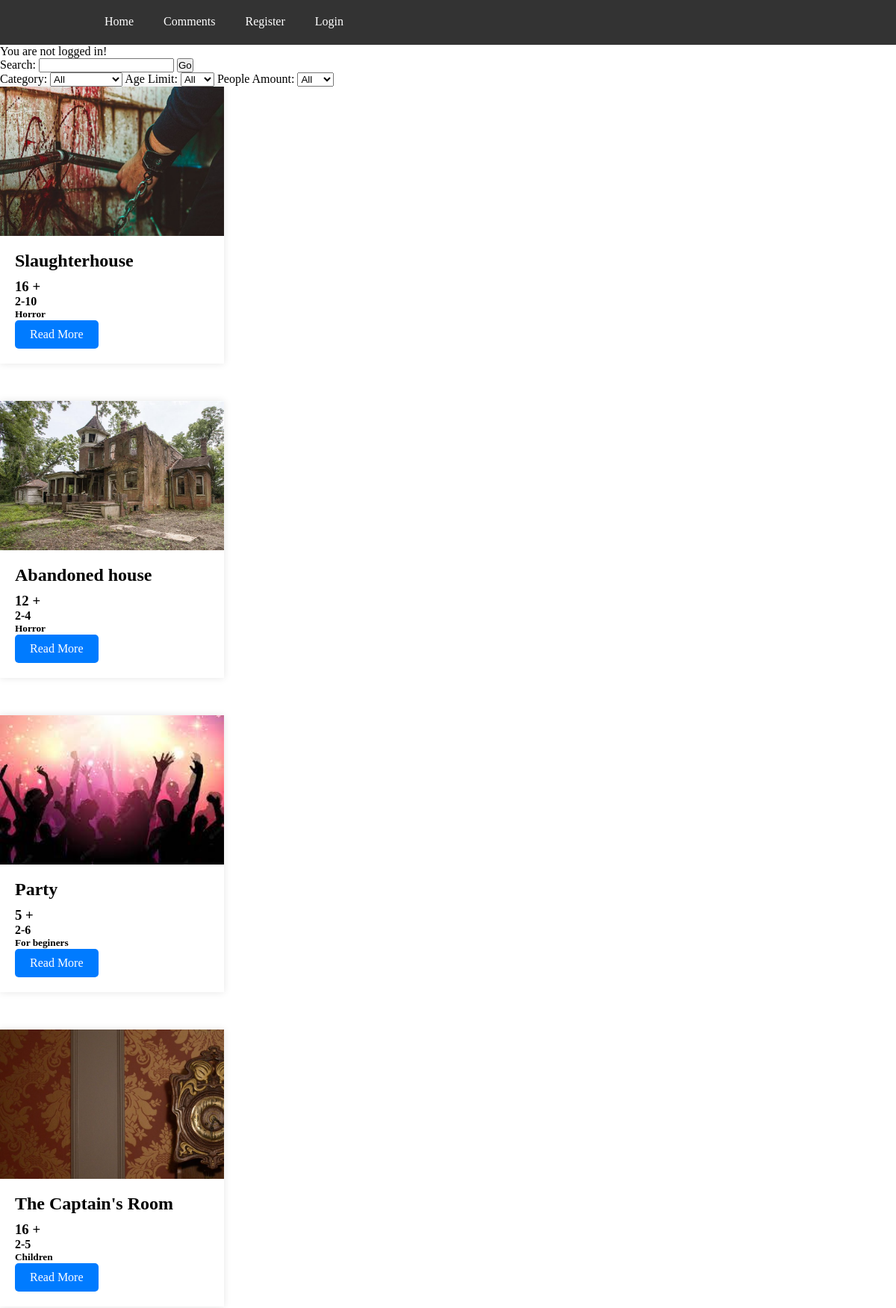
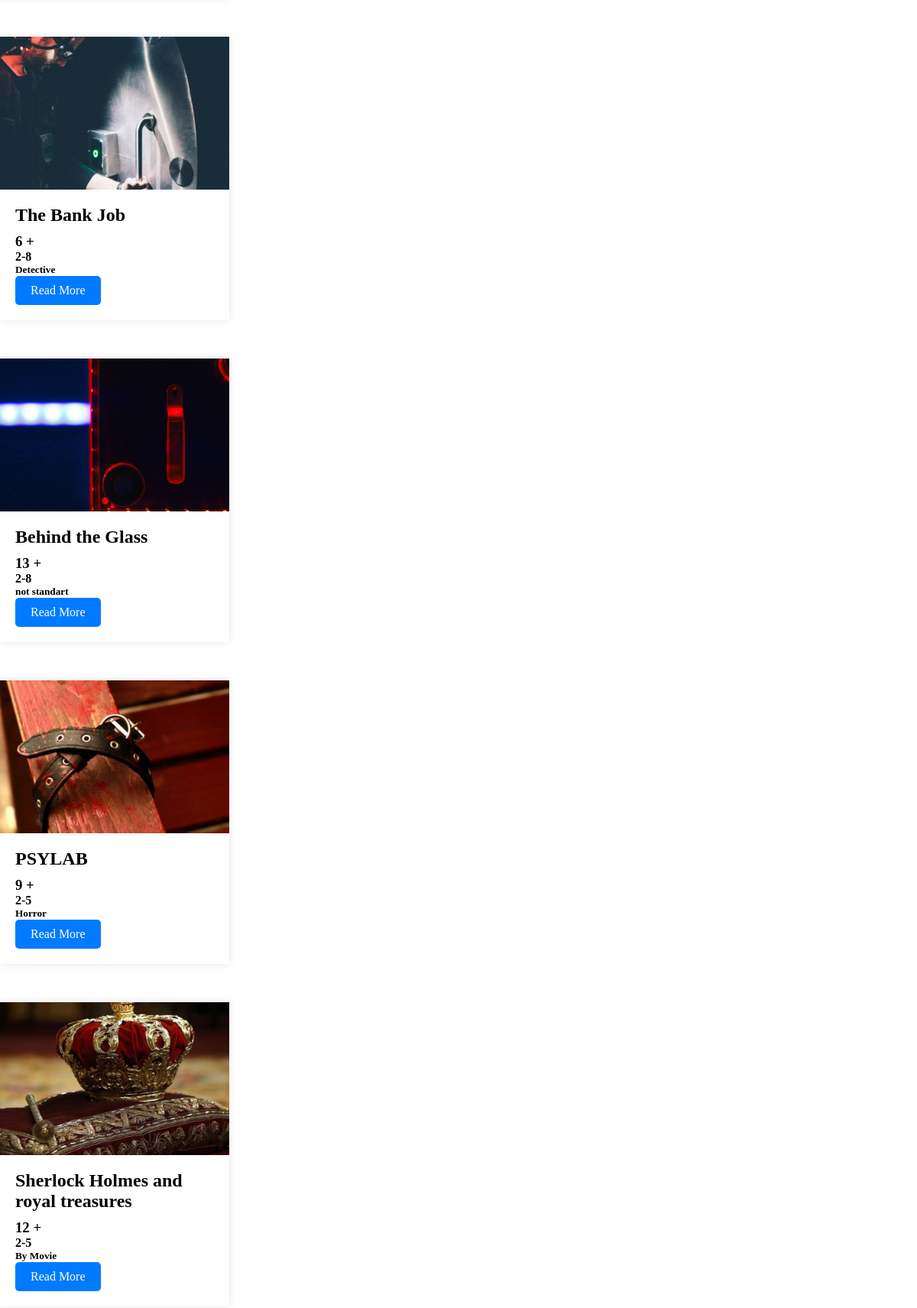
The page /room/quest_list.php (upper part) on the database its author committed (2 pictures, top to bottom).
### tables this page shows
CREATE TABLE `quests` (
  `ID` int(11) NOT NULL,
  `name` varchar(128) NOT NULL,
  `adress` varchar(128) NOT NULL,
  `discount` int(2) NOT NULL,
  `peopleAmount` varchar(5) NOT NULL,
  `ageLimit` int(2) NOT NULL,
  `description` text NOT NULL,
  `category` varchar(128) NOT NULL,
  `photoPath` varchar(128) NOT NULL
);

### room/quest_list.php (the view, shortened to what this page needs)
<!DOCTYPE html>
<html>
<head>
  <link rel="stylesheet" type="text/css" href="../css/home.css">
</head>
<body>
  <?php
  include '../includes/header.php';
  if(isset($_SESSION['user_id']) && isset($_SESSION['nickname'])) {
     echo "You are logged in as a user!";
     echo "Welcome " . $_SESSION['nickname'];
  } else if(isset($_SESSION['admin_id']) && isset($_SESSION['admin_name'])) {
     echo "You are logged in as an admin!";
     echo "Welcome " . $_SESSION['admin_name'];
  } else {
     echo "You are not logged in!";
  }
  echo "<form method='GET'>
  <label for='search'>Search:</label>
  <input type='text' name='search' id='search'>
  <button type='submit'>Go</button>
	</form>";
	include '../includes/dbcon.php';
	$query = "SELECT DISTINCT peopleAmount FROM quests";
	?>
	<div class="filter-bar">
		<label for="category">Category:</label>
		<select id="category" onchange="filterAll()">
		<option value="">All</option>
		</select>
		<label for="ageLimit">Age Limit:</label>
		<select id="ageLimit" onchange="filterAll()">
		<option value="">All</option>
		</select>
		<label for="peopleAmount">People Amount:</label>
		<select id="peopleAmount" onchange="filterAll()">
		<option value="">All</option>
		</select>
	</div>
	<?php
  if(isset($_GET['search'])) {
    $search = mysqli_real_escape_string($conn, $_GET['search']);
    $query = "SELECT * FROM quests WHERE name LIKE '%$search%'";
  } else {
    $query = "SELECT * FROM quests";
  }
  $result = mysqli_query($conn, $query);
  while ($row = mysqli_fetch_assoc($result)) {
    $id = $row['ID'];
    $name = $row['name'];
    $category = $row['category'];
    $peopleAmount = $row['peopleAmount'];
    $ageLimit = $row['ageLimit'];
    $photoPath = $row['photoPath'];
    echo '<div class="card" data-category="' . $category . '" data-age-limit="' . $ageLimit . '" data-people-amount="' . $peopleAmount . '">';
    echo '<div class="card-image">';
	echo '<img src="' . $photoPath . '" alt="photo of ' . $name . '">';
	echo '</div>';
	echo '<div class="card-content">';
	echo '<h2>' . $name . '</h2>';
	echo '<h3>' . $ageLimit . ' +</h3>';
	echo '<h4>' . $peopleAmount . ' </h4>';
	echo '<h5>' . $category . ' </h5>';
	echo '<a href="../room/quest_info.php?ID=' . $id . '" class="btn">Read More</a>';
	echo '</div>';
	echo '</div>';
	}
	?>
	</body>
	</html>

### includes/header.php (shortened to what this page needs)
<link rel="stylesheet" type="text/css" href="../css/header.css">
<header>
		<nav>
			<ul>
				<li><a href="../room/quest_list.php">Home</a></li>
				<li><a href="../comment/comment_page.php">Comments</a></li>
                <?php
				if(isset($_SESSION['admin_id']) || isset($_SESSION['user_id'])){
                    echo "<form action='../register_login/logout.php' method='post'>";
    				echo "<button type='submit' name='logout'>Logout</button>";
				    echo "</form>";
                }
				else{
                    echo "<li><a href='../register_login/registerform.php'>Register</a></li>";
				    echo "<li><a href='../register_login/loginform.php'>Login</a></li>";
                }
				?>
			</ul>
		</nav>
	</header>

### css/home.css (style rules this page uses)
.card { width: 300px; margin-bottom: 50px; background-color: #fff; box-shadow: 0px 0px 10px rgba(0, 0, 0, 0.1); transition: transform 0.2s ease-in-out; }
.card-image { height: 200px; overflow: hidden; }
.card-image img { width: 100%; height: 100%; object-fit: cover; }
.card-content { padding: 20px; }
.card-content h2 { font-size: 24px; margin-bottom: 10px; }
.btn { display: inline-block; padding: 10px 20px; background-color: #007bff; color: #fff; border-radius: 5px; text-decoration: none; transition: background-color 0.2s ease-in-out; }

### css/header.css (style rules this page uses)
* { margin: 0; padding: 0; }
header { background-color: #333; height: 60px; }
nav { width: 80%; margin: 0 auto; }
ul { list-style: none; }
li { float: left; }
a { display: block; color: #fff; text-align: center; padding: 20px; text-decoration: none; }

### rows shown on the page
quests: photoPath (picture), name "Slaughterhouse", ageLimit "16", peopleAmount "2-10", category "Horror"
quests: photoPath (picture), name "Abandoned house", ageLimit "12", peopleAmount "2-4", category "Horror"
quests: photoPath (picture), name "Party", ageLimit "5", peopleAmount "2-6", category "For beginers"
quests: photoPath (picture), name "The Captain's Room", ageLimit "16", peopleAmount "2-5", category "Children"
quests: photoPath (picture), name "The Bank Job", ageLimit "6", peopleAmount "2-8", category "Detective"
quests: photoPath (picture), name "Behind the Glass", ageLimit "13", peopleAmount "2-8", category "not standart"
quests: photoPath (picture), name "PSYLAB", ageLimit "9", peopleAmount "2-5", category "Horror"
quests: photoPath (picture), name "Sherlock Holmes and royal treasures", ageLimit "12", peopleAmount "2-5", category "By Movie"
